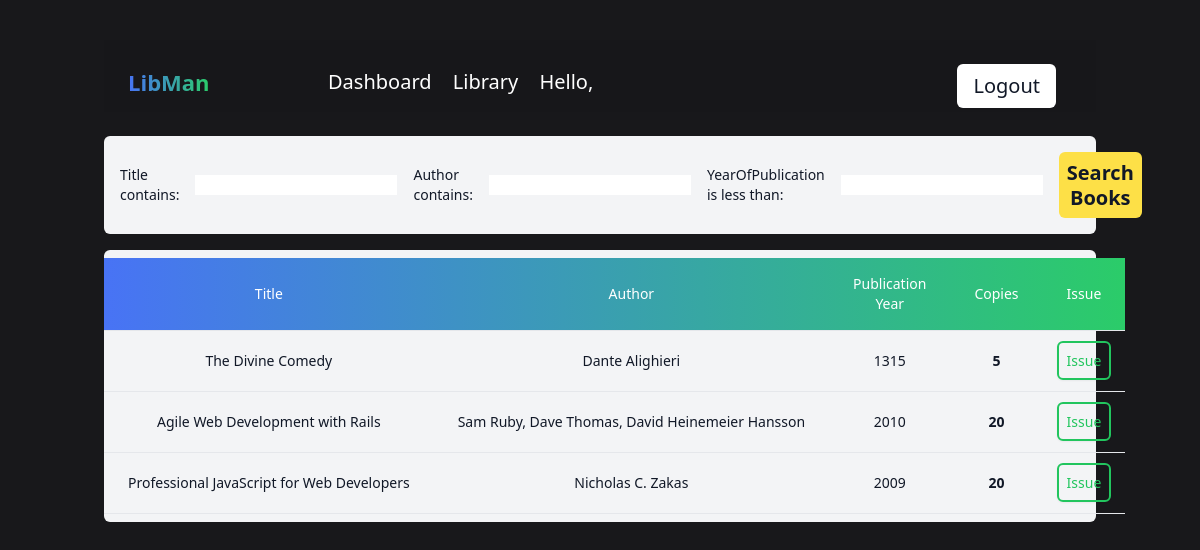
The page /books/ on the database as committed earlier.
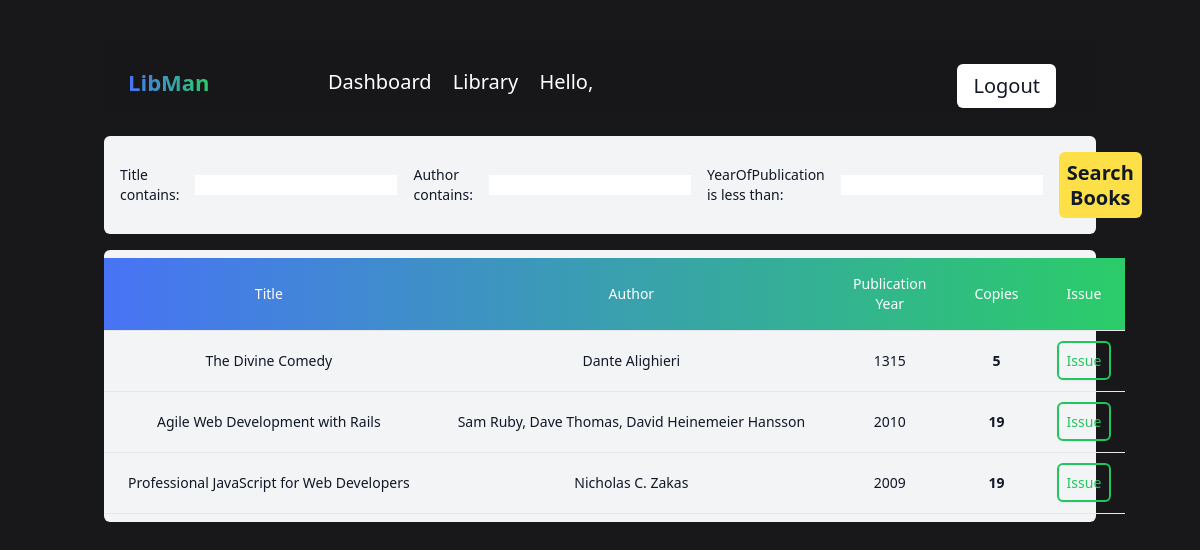
The same page on the database as committed later.
### main/models.py (models this page shows, shortened)
class Book(models.Model):
    title=models.CharField(max_length=200, null=True)
    author=models.CharField(max_length=200, null=True)
    yearOfPublication=models.CharField(max_length=5, null=True)
    copies=models.IntegerField(null=True)
    description=models.CharField(max_length=10000, null=True)
    date_created=models.DateTimeField(auto_now_add=True, null=True)
    tags=models.ManyToManyField(Tag)

### main/views.py (the view)
# urls.py: path('books/',views.books,name='books'),
def books(request):
    books = Book.objects.all()
    bookfilter = BookFilter(request.GET,queryset=books)
    books=bookfilter.qs
    context={'books':books,'filter':bookfilter}
    return render(request,'main/books.html',context)

### main/templates/main/books.html (shortened to what this page needs)
{% extends 'main/base.html' %}
{% block content %}
<div>
    <form method="GET" class="my-4 text-sm bg-gray-100 p-4 rounded-md text-gray-900 flex items-center gap-4 flex-col md:flex-row" >
      {{filter.form}}
      <button class="text-xl font-semibold leading-tight p-2 rounded-md text-gray-900 bg-yellow-300 hover:bg-yellow-400" type="submit">Search Books</button>
    </form>
    <div class="flex flex-col bg-gray-100 rounded-md">
        <div class="overflow-x-auto sm:-mx-6 lg:-mx-8">
          <div class="py-2 inline-block min-w-full sm:px-6 lg:px-8">
            <div class="overflow-x-auto">
              <table class="min-w-full text-center">
                <thead class="border-b bg-gradient-to-r from-[#4873f5] to-[#2bcc69] ">
                  <tr>
                    <th scope="col" class="text-sm font-medium px-6 py-4 text-center">
                      Title
                    </th>
                    <th scope="col" class="text-sm font-medium px-6 py-4 text-center">
                      Author
                    </th>
                    <th scope="col" class="text-sm font-medium px-6 py-4 text-center">
                      Publication Year
                    </th>
                    <th scope="col" class="text-sm font-medium px-6 py-4 text-center">
                      Copies
                    </th>
                    {% if request.user.is_staff %}
                    <th scope="col" class="text-sm font-medium px-6 py-4 text-center">
                      Update
                    </th>
                    {% else %}
                    <th scope="col" class="text-sm font-medium px-6 py-4 text-center">
                      Issue
                    </th>
                    {% endif %}
                  </tr>
                </thead>
                <tbody>
                    {% for book in books %}
                    {% if book.copies > 0 %}
                  <tr class="border-b">
                    <td class="text-sm text-gray-900 px-6 py-4 whitespace-nowrap">
                      {{book.title}}
                    </td>
                    <td class="text-sm text-gray-900 px-6 py-4 whitespace-nowrap">
                      {{book.author}}
                    </td>
                    <td class="text-sm text-gray-900 px-6 py-4 whitespace-nowrap">
                      {{book.yearOfPublication}}
                    </td>
                    {% if book.copies < 5 %}
                    <td class="text-sm text-rose-400 font-bold px-6 py-4 whitespace-nowrap">
                      {{book.copies}}
                    </td>
                    {% else %}
                    <td class="text-sm text-gray-900 font-bold px-6 py-4 whitespace-nowrap">
                      {{book.copies}}
                    </td>
                    {% endif %}
                    {% if request.user.is_staff %}
                    <td class="px-2 py-5 border-b border-gray-200 text-sm text-center">
                      <a class="border-2 text-center cursor-pointer border-sky-500 text-sky-500 bg-transparent hover:bg-sky-500 hover:text-white shadow-sm rounded-md p-2 whitespace-no-wrap" href="{% url 'update_book' book.id %}">
                        Update
                      </a>
                    </td>
                    {% else %}
                    <td class="px-2 py-5 border-b border-gray-200 text-sm text-center">
                      <a class="border-2 text-center cursor-pointer border-green-500 text-green-500 bg-transparent hover:bg-green-500 hover:text-white shadow-sm rounded-md p-2 whitespace-no-wrap" href="{% url 'issue_book' book.id %}">
                        Issue
                      </a>
                    </td>
                    {% endif %}
                  </tr>
                  {% endif %}
                  {% endfor %}
                </tbody>
              </table>
            </div>
          </div>
        </div>
      </div>
</div>
{% endblock %}

Rows that differ between the two databases and show on the page:
changed Book "Agile Web Development with Rails": copies "20" → "19"
changed Book "Professional JavaScript for Web Developers": copies "20" → "19"
